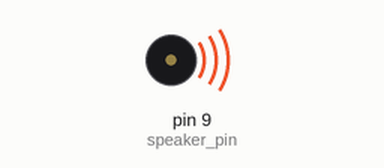
The sketch below on a simulated Arduino Uno, built with avr-gcc and run on an emulated ATmega328P. Parts: buzzer (waves = sounding).

Above: at 0.2 s.
Timing chart, 0 to 3.0 s (numbered marks = the images above):
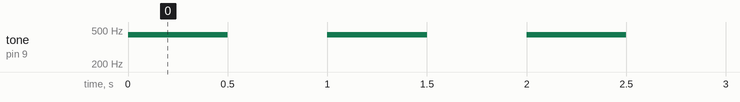

Measured:
- by itself, tone on pin 9 (speaker_pin): alternates 440 Hz for 0.50 s and silent for 0.50 s

The sketch:

Buzzers_Tones.ino
```cpp
const int speaker_pin = 9;

void setup() {
  pinMode(speaker_pin, OUTPUT);
}

void loop() {
  tone(speaker_pin, 440, 500);
  delay(1000);
}
```
